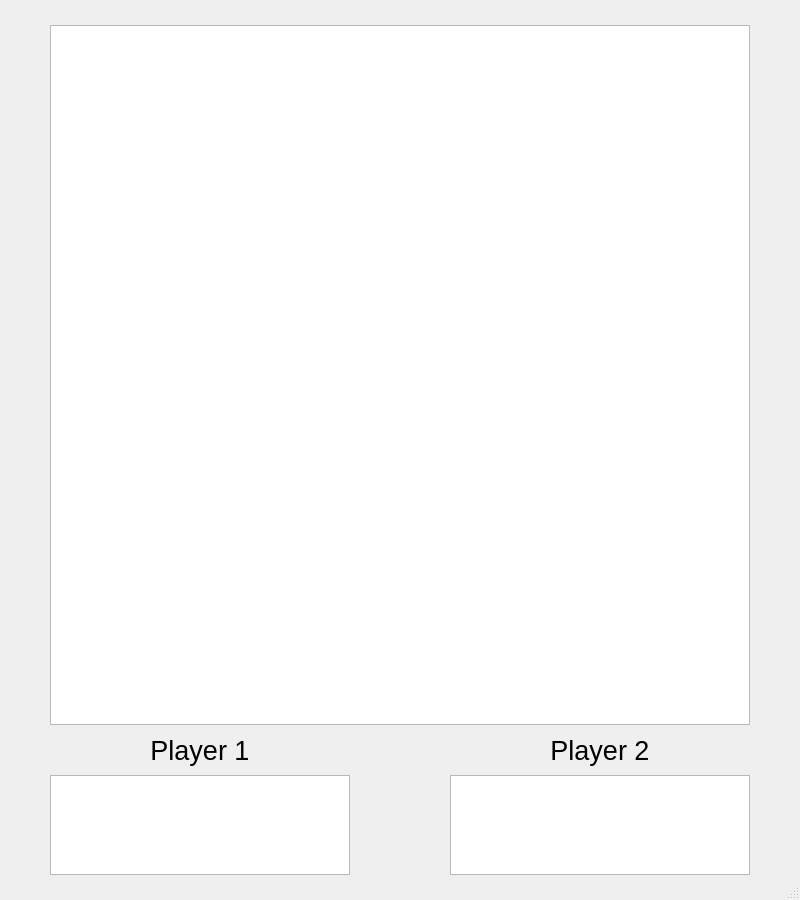
<?xml version="1.0" encoding="UTF-8"?>
<ui version="4.0">
 <class>MainWindow</class>
 <widget class="QMainWindow" name="MainWindow">
  <property name="geometry">
   <rect>
    <x>0</x>
    <y>0</y>
    <width>800</width>
    <height>900</height>
   </rect>
  </property>
  <property name="windowTitle">
   <string>MainWindow</string>
  </property>
  <widget class="QWidget" name="centralwidget">
   <widget class="QGraphicsView" name="boardView">
    <property name="geometry">
     <rect>
      <x>50</x>
      <y>25</y>
      <width>700</width>
      <height>700</height>
     </rect>
    </property>
   </widget>
   <widget class="QGraphicsView" name="player1InventoryView">
    <property name="geometry">
     <rect>
      <x>50</x>
      <y>775</y>
      <width>300</width>
      <height>100</height>
     </rect>
    </property>
   </widget>
   <widget class="QGraphicsView" name="player2InventoryView">
    <property name="geometry">
     <rect>
      <x>450</x>
      <y>775</y>
      <width>300</width>
      <height>100</height>
     </rect>
    </property>
   </widget>
   <widget class="QLabel" name="player1_Label">
    <property name="geometry">
     <rect>
      <x>50</x>
      <y>725</y>
      <width>300</width>
      <height>50</height>
     </rect>
    </property>
    <property name="font">
     <font>
      <pointsize>20</pointsize>
     </font>
    </property>
    <property name="text">
     <string>Player 1</string>
    </property>
    <property name="alignment">
     <set>Qt::AlignCenter</set>
    </property>
   </widget>
   <widget class="QLabel" name="player2_Label">
    <property name="geometry">
     <rect>
      <x>450</x>
      <y>725</y>
      <width>300</width>
      <height>50</height>
     </rect>
    </property>
    <property name="font">
     <font>
      <pointsize>20</pointsize>
     </font>
    </property>
    <property name="text">
     <string>Player 2</string>
    </property>
    <property name="alignment">
     <set>Qt::AlignCenter</set>
    </property>
   </widget>
  </widget>
  <widget class="QStatusBar" name="statusbar"/>
 </widget>
 <resources/>
 <connections/>
</ui>
